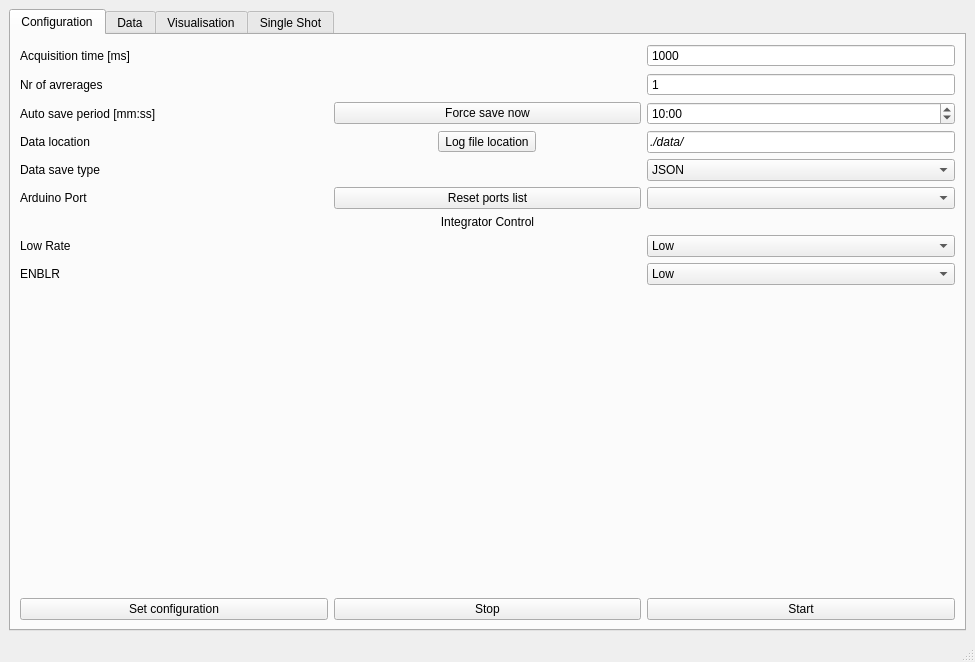
<?xml version="1.0" encoding="UTF-8"?>
<ui version="4.0">
 <class>MainWindow</class>
 <widget class="QMainWindow" name="MainWindow">
  <property name="geometry">
   <rect>
    <x>0</x>
    <y>0</y>
    <width>975</width>
    <height>662</height>
   </rect>
  </property>
  <property name="windowTitle">
   <string>Counter Program</string>
  </property>
  <property name="windowIcon">
   <iconset resource="resorce.qrc">
    <normaloff>:/icons/icons/monitor-icon.png</normaloff>:/icons/icons/monitor-icon.png</iconset>
  </property>
  <widget class="QWidget" name="centralwidget">
   <layout class="QHBoxLayout" name="horizontalLayout_2">
    <item>
     <widget class="QTabWidget" name="tabWidget">
      <property name="currentIndex">
       <number>0</number>
      </property>
      <widget class="QWidget" name="Configuration">
       <attribute name="title">
        <string>Configuration</string>
       </attribute>
       <layout class="QGridLayout" name="gridLayout_3">
        <item row="0" column="0">
         <layout class="QGridLayout" name="gridLayout_2">
          <item row="1" column="3">
           <widget class="QSpinBox" name="spinBox_conf_averages">
            <property name="buttonSymbols">
             <enum>QAbstractSpinBox::NoButtons</enum>
            </property>
            <property name="value">
             <number>1</number>
            </property>
           </widget>
          </item>
          <item row="10" column="3">
           <spacer name="verticalSpacer_2">
            <property name="orientation">
             <enum>Qt::Vertical</enum>
            </property>
            <property name="sizeHint" stdset="0">
             <size>
              <width>20</width>
              <height>40</height>
             </size>
            </property>
           </spacer>
          </item>
          <item row="10" column="2">
           <spacer name="horizontalSpacer_2">
            <property name="orientation">
             <enum>Qt::Horizontal</enum>
            </property>
            <property name="sizeType">
             <enum>QSizePolicy::MinimumExpanding</enum>
            </property>
            <property name="sizeHint" stdset="0">
             <size>
              <width>40</width>
              <height>20</height>
             </size>
            </property>
           </spacer>
          </item>
          <item row="11" column="1">
           <widget class="QPushButton" name="pushButton_conf_Set_configuration">
            <property name="text">
             <string>Set configuration</string>
            </property>
           </widget>
          </item>
          <item row="8" column="1">
           <widget class="QLabel" name="label_20">
            <property name="text">
             <string>Low Rate</string>
            </property>
           </widget>
          </item>
          <item row="6" column="2">
           <widget class="QPushButton" name="pushButton_conf_reset_port_list">
            <property name="text">
             <string>Reset ports list</string>
            </property>
           </widget>
          </item>
          <item row="6" column="1">
           <widget class="QLabel" name="label_18">
            <property name="text">
             <string>Arduino Port</string>
            </property>
           </widget>
          </item>
          <item row="11" column="2">
           <widget class="QPushButton" name="pushButton_conf_stop">
            <property name="text">
             <string>Stop</string>
            </property>
           </widget>
          </item>
          <item row="3" column="1">
           <widget class="QLabel" name="label_save_period">
            <property name="text">
             <string>Auto save period [mm:ss]</string>
            </property>
           </widget>
          </item>
          <item row="7" column="1" colspan="3">
           <widget class="QLabel" name="label_19">
            <property name="text">
             <string>Integrator Control</string>
            </property>
            <property name="alignment">
             <set>Qt::AlignCenter</set>
            </property>
           </widget>
          </item>
          <item row="1" column="1">
           <widget class="QLabel" name="label_averages">
            <property name="text">
             <string>Nr of avrerages</string>
            </property>
           </widget>
          </item>
          <item row="3" column="3">
           <widget class="QTimeEdit" name="timeEdit_conf_save_period">
            <property name="currentSection">
             <enum>QDateTimeEdit::MinuteSection</enum>
            </property>
            <property name="displayFormat">
             <string>mm:ss</string>
            </property>
            <property name="time">
             <time>
              <hour>0</hour>
              <minute>10</minute>
              <second>0</second>
             </time>
            </property>
           </widget>
          </item>
          <item row="4" column="3">
           <widget class="QLineEdit" name="lineEdit_conf_data_loc">
            <property name="font">
             <font>
              <italic>true</italic>
             </font>
            </property>
            <property name="text">
             <string>./data/</string>
            </property>
            <property name="frame">
             <bool>true</bool>
            </property>
            <property name="alignment">
             <set>Qt::AlignLeading|Qt::AlignLeft|Qt::AlignVCenter</set>
            </property>
            <property name="placeholderText">
             <string/>
            </property>
           </widget>
          </item>
          <item row="0" column="3">
           <widget class="QSpinBox" name="spinBox_conf_akw_time">
            <property name="buttonSymbols">
             <enum>QAbstractSpinBox::NoButtons</enum>
            </property>
            <property name="maximum">
             <number>100000</number>
            </property>
            <property name="value">
             <number>1000</number>
            </property>
           </widget>
          </item>
          <item row="8" column="3">
           <widget class="QComboBox" name="comboBox_Low_Rate">
            <item>
             <property name="text">
              <string>Low</string>
             </property>
            </item>
            <item>
             <property name="text">
              <string>High</string>
             </property>
            </item>
           </widget>
          </item>
          <item row="0" column="1">
           <widget class="QLabel" name="label_akw_time">
            <property name="text">
             <string>Acquisition time [ms]</string>
            </property>
           </widget>
          </item>
          <item row="5" column="3">
           <widget class="QComboBox" name="comboBox_conf_save_type">
            <item>
             <property name="text">
              <string>JSON</string>
             </property>
            </item>
            <item>
             <property name="text">
              <string>CSV</string>
             </property>
            </item>
           </widget>
          </item>
          <item row="4" column="1">
           <widget class="QLabel" name="label_data_location">
            <property name="text">
             <string>Data location</string>
            </property>
           </widget>
          </item>
          <item row="11" column="3">
           <widget class="QPushButton" name="pushButton_conf_start">
            <property name="text">
             <string>Start</string>
            </property>
           </widget>
          </item>
          <item row="3" column="2">
           <widget class="QPushButton" name="pushButton_conf_Force_save">
            <property name="text">
             <string>Force save now</string>
            </property>
           </widget>
          </item>
          <item row="5" column="1">
           <widget class="QLabel" name="label">
            <property name="text">
             <string>Data save type</string>
            </property>
           </widget>
          </item>
          <item row="6" column="3">
           <widget class="QComboBox" name="comboBox_conf_Port_name"/>
          </item>
          <item row="10" column="1">
           <spacer name="horizontalSpacer">
            <property name="orientation">
             <enum>Qt::Horizontal</enum>
            </property>
            <property name="sizeHint" stdset="0">
             <size>
              <width>40</width>
              <height>20</height>
             </size>
            </property>
           </spacer>
          </item>
          <item row="4" column="2" alignment="Qt::AlignHCenter|Qt::AlignVCenter">
           <widget class="QToolButton" name="toolButton_conf_log_file_location">
            <property name="sizePolicy">
             <sizepolicy hsizetype="Maximum" vsizetype="Maximum">
              <horstretch>0</horstretch>
              <verstretch>0</verstretch>
             </sizepolicy>
            </property>
            <property name="minimumSize">
             <size>
              <width>0</width>
              <height>0</height>
             </size>
            </property>
            <property name="layoutDirection">
             <enum>Qt::LeftToRight</enum>
            </property>
            <property name="autoFillBackground">
             <bool>false</bool>
            </property>
            <property name="text">
             <string>Log file location</string>
            </property>
           </widget>
          </item>
          <item row="9" column="1">
           <widget class="QLabel" name="label_21">
            <property name="text">
             <string>ENBLR</string>
            </property>
           </widget>
          </item>
          <item row="9" column="3">
           <widget class="QComboBox" name="comboBox_ENBLR">
            <item>
             <property name="text">
              <string>Low</string>
             </property>
            </item>
            <item>
             <property name="text">
              <string>High</string>
             </property>
            </item>
           </widget>
          </item>
         </layout>
        </item>
       </layout>
      </widget>
      <widget class="QWidget" name="Data">
       <attribute name="title">
        <string>Data</string>
       </attribute>
       <layout class="QHBoxLayout" name="horizontalLayout">
        <item>
         <layout class="QGridLayout" name="gridLayout">
          <item row="7" column="0">
           <widget class="QLabel" name="label_8">
            <property name="text">
             <string>TextLabel</string>
            </property>
           </widget>
          </item>
          <item row="6" column="1">
           <widget class="QLCDNumber" name="lcdNumber_7">
            <property name="digitCount">
             <number>7</number>
            </property>
           </widget>
          </item>
          <item row="3" column="1">
           <widget class="QLCDNumber" name="lcdNumber_4">
            <property name="digitCount">
             <number>7</number>
            </property>
           </widget>
          </item>
          <item row="7" column="2">
           <widget class="QLabel" name="label_16">
            <property name="text">
             <string>TextLabel</string>
            </property>
           </widget>
          </item>
          <item row="2" column="2">
           <widget class="QLabel" name="label_11">
            <property name="text">
             <string>TextLabel</string>
            </property>
           </widget>
          </item>
          <item row="7" column="1">
           <widget class="QLCDNumber" name="lcdNumber_8">
            <property name="digitCount">
             <number>7</number>
            </property>
           </widget>
          </item>
          <item row="4" column="0">
           <widget class="QLabel" name="label_5">
            <property name="text">
             <string>TextLabel</string>
            </property>
           </widget>
          </item>
          <item row="5" column="0">
           <widget class="QLabel" name="label_6">
            <property name="text">
             <string>TextLabel</string>
            </property>
           </widget>
          </item>
          <item row="5" column="1">
           <widget class="QLCDNumber" name="lcdNumber_6">
            <property name="digitCount">
             <number>7</number>
            </property>
           </widget>
          </item>
          <item row="0" column="1">
           <widget class="QLCDNumber" name="lcdNumber_1">
            <property name="digitCount">
             <number>7</number>
            </property>
           </widget>
          </item>
          <item row="4" column="1">
           <widget class="QLCDNumber" name="lcdNumber_5">
            <property name="digitCount">
             <number>7</number>
            </property>
           </widget>
          </item>
          <item row="3" column="2">
           <widget class="QLabel" name="label_12">
            <property name="text">
             <string>TextLabel</string>
            </property>
           </widget>
          </item>
          <item row="1" column="2">
           <widget class="QLabel" name="label_10">
            <property name="text">
             <string>TextLabel</string>
            </property>
           </widget>
          </item>
          <item row="5" column="2">
           <widget class="QLabel" name="label_14">
            <property name="text">
             <string>TextLabel</string>
            </property>
           </widget>
          </item>
          <item row="1" column="1">
           <widget class="QLCDNumber" name="lcdNumber_2">
            <property name="digitCount">
             <number>7</number>
            </property>
           </widget>
          </item>
          <item row="4" column="2">
           <widget class="QLabel" name="label_13">
            <property name="text">
             <string>TextLabel</string>
            </property>
           </widget>
          </item>
          <item row="0" column="0">
           <widget class="QLabel" name="label_1">
            <property name="text">
             <string>TextLabel</string>
            </property>
           </widget>
          </item>
          <item row="6" column="2">
           <widget class="QLabel" name="label_15">
            <property name="text">
             <string>TextLabel</string>
            </property>
           </widget>
          </item>
          <item row="0" column="2">
           <widget class="QLabel" name="label_9">
            <property name="text">
             <string>TextLabel</string>
            </property>
           </widget>
          </item>
          <item row="1" column="0">
           <widget class="QLabel" name="label_2">
            <property name="text">
             <string>TextLabel</string>
            </property>
           </widget>
          </item>
          <item row="3" column="0">
           <widget class="QLabel" name="label_4">
            <property name="text">
             <string>TextLabel</string>
            </property>
           </widget>
          </item>
          <item row="2" column="0">
           <widget class="QLabel" name="label_3">
            <property name="text">
             <string>TextLabel</string>
            </property>
           </widget>
          </item>
          <item row="6" column="0">
           <widget class="QLabel" name="label_7">
            <property name="text">
             <string>TextLabel</string>
            </property>
           </widget>
          </item>
          <item row="2" column="1">
           <widget class="QLCDNumber" name="lcdNumber_3">
            <property name="digitCount">
             <number>7</number>
            </property>
           </widget>
          </item>
          <item row="0" column="3">
           <widget class="QLCDNumber" name="lcdNumber_9">
            <property name="digitCount">
             <number>7</number>
            </property>
           </widget>
          </item>
          <item row="1" column="3">
           <widget class="QLCDNumber" name="lcdNumber_10">
            <property name="digitCount">
             <number>7</number>
            </property>
           </widget>
          </item>
          <item row="2" column="3">
           <widget class="QLCDNumber" name="lcdNumber_11">
            <property name="digitCount">
             <number>7</number>
            </property>
           </widget>
          </item>
          <item row="3" column="3">
           <widget class="QLCDNumber" name="lcdNumber_12">
            <property name="digitCount">
             <number>7</number>
            </property>
           </widget>
          </item>
          <item row="4" column="3">
           <widget class="QLCDNumber" name="lcdNumber_13">
            <property name="digitCount">
             <number>7</number>
            </property>
           </widget>
          </item>
          <item row="5" column="3">
           <widget class="QLCDNumber" name="lcdNumber_14">
            <property name="digitCount">
             <number>7</number>
            </property>
           </widget>
          </item>
          <item row="6" column="3">
           <widget class="QLCDNumber" name="lcdNumber_15">
            <property name="digitCount">
             <number>7</number>
            </property>
           </widget>
          </item>
          <item row="7" column="3">
           <widget class="QLCDNumber" name="lcdNumber_16">
            <property name="digitCount">
             <number>7</number>
            </property>
           </widget>
          </item>
         </layout>
        </item>
       </layout>
      </widget>
      <widget class="QWidget" name="Visualisation">
       <attribute name="title">
        <string>Visualisation</string>
       </attribute>
       <layout class="QGridLayout" name="gridLayout_4">
        <item row="0" column="0" colspan="3">
         <widget class="QFrame" name="frame_vis_fig">
          <property name="frameShape">
           <enum>QFrame::StyledPanel</enum>
          </property>
          <property name="frameShadow">
           <enum>QFrame::Raised</enum>
          </property>
          <layout class="QHBoxLayout" name="horizontalLayout_4">
           <item>
            <layout class="QGridLayout" name="grid_vis_fig"/>
           </item>
          </layout>
         </widget>
        </item>
        <item row="1" column="2">
         <widget class="QCheckBox" name="checkBox_vis_logscale">
          <property name="text">
           <string>Logaritmic scale</string>
          </property>
         </widget>
        </item>
        <item row="1" column="0">
         <widget class="QPushButton" name="pushButton_vis_refresh">
          <property name="text">
           <string>Refresh </string>
          </property>
         </widget>
        </item>
        <item row="1" column="1">
         <spacer name="horizontalSpacer_3">
          <property name="orientation">
           <enum>Qt::Horizontal</enum>
          </property>
          <property name="sizeHint" stdset="0">
           <size>
            <width>40</width>
            <height>20</height>
           </size>
          </property>
         </spacer>
        </item>
       </layout>
      </widget>
      <widget class="QWidget" name="tab">
       <attribute name="title">
        <string>Single Shot</string>
       </attribute>
       <layout class="QHBoxLayout" name="horizontalLayout_3">
        <item>
         <layout class="QGridLayout" name="gridLayout_5">
          <item row="0" column="0" colspan="4">
           <widget class="QFrame" name="Put_fig_here_OneShot">
            <property name="frameShape">
             <enum>QFrame::StyledPanel</enum>
            </property>
            <property name="frameShadow">
             <enum>QFrame::Raised</enum>
            </property>
            <layout class="QHBoxLayout" name="horizontalLayout_5">
             <item>
              <layout class="QGridLayout" name="grid_ss_fig"/>
             </item>
            </layout>
           </widget>
          </item>
          <item row="3" column="2">
           <widget class="QLineEdit" name="lineEdit_ss_file_loc">
            <property name="text">
             <string>./data/SingleShot/</string>
            </property>
           </widget>
          </item>
          <item row="4" column="0">
           <widget class="QLabel" name="label_17">
            <property name="text">
             <string>Acquisition time [ms]</string>
            </property>
           </widget>
          </item>
          <item row="3" column="3">
           <widget class="QToolButton" name="toolButton_ss_save_loc">
            <property name="enabled">
             <bool>true</bool>
            </property>
            <property name="sizePolicy">
             <sizepolicy hsizetype="Fixed" vsizetype="Fixed">
              <horstretch>0</horstretch>
              <verstretch>0</verstretch>
             </sizepolicy>
            </property>
            <property name="font">
             <font>
              <stylestrategy>PreferDefault</stylestrategy>
             </font>
            </property>
            <property name="layoutDirection">
             <enum>Qt::LeftToRight</enum>
            </property>
            <property name="text">
             <string>Log file location</string>
            </property>
            <property name="arrowType">
             <enum>Qt::NoArrow</enum>
            </property>
           </widget>
          </item>
          <item row="3" column="0">
           <widget class="QLabel" name="OneShot_save_loc_label">
            <property name="text">
             <string>Save location</string>
            </property>
           </widget>
          </item>
          <item row="4" column="2">
           <widget class="QSpinBox" name="spinBox_ss_akw_time">
            <property name="buttonSymbols">
             <enum>QAbstractSpinBox::NoButtons</enum>
            </property>
            <property name="minimum">
             <number>1</number>
            </property>
            <property name="maximum">
             <number>1000000</number>
            </property>
            <property name="value">
             <number>1000</number>
            </property>
           </widget>
          </item>
          <item row="7" column="0" colspan="4">
           <widget class="QPushButton" name="pushButton_ss_run">
            <property name="text">
             <string>Run</string>
            </property>
           </widget>
          </item>
          <item row="4" column="3">
           <widget class="QCheckBox" name="checkBox_logscale_OneShot">
            <property name="text">
             <string>Logaritmic scale</string>
            </property>
           </widget>
          </item>
         </layout>
        </item>
       </layout>
      </widget>
     </widget>
    </item>
   </layout>
  </widget>
  <widget class="QStatusBar" name="statusbar"/>
 </widget>
 <resources>
  <include location="resorce.qrc"/>
 </resources>
 <connections/>
</ui>
